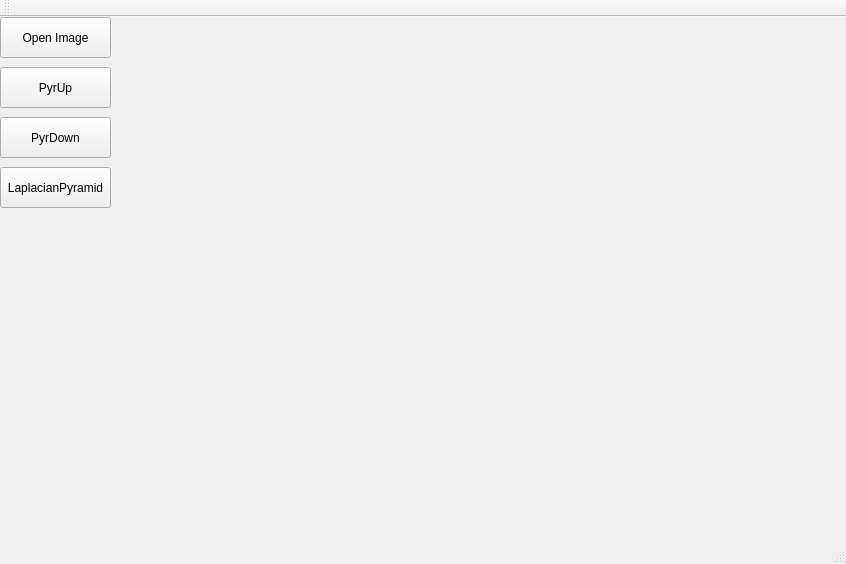
<?xml version="1.0" encoding="UTF-8"?>
<ui version="4.0">
 <class>MainWindow</class>
 <widget class="QMainWindow" name="MainWindow">
  <property name="geometry">
   <rect>
    <x>0</x>
    <y>0</y>
    <width>846</width>
    <height>564</height>
   </rect>
  </property>
  <property name="windowTitle">
   <string>MainWindow</string>
  </property>
  <widget class="QWidget" name="centralWidget">
   <widget class="QPushButton" name="OpenImageButton">
    <property name="geometry">
     <rect>
      <x>0</x>
      <y>0</y>
      <width>111</width>
      <height>41</height>
     </rect>
    </property>
    <property name="text">
     <string>Open Image</string>
    </property>
   </widget>
   <widget class="QPushButton" name="ProcessButton1">
    <property name="geometry">
     <rect>
      <x>0</x>
      <y>50</y>
      <width>111</width>
      <height>41</height>
     </rect>
    </property>
    <property name="text">
     <string>PyrUp</string>
    </property>
   </widget>
   <widget class="QLabel" name="DisplayLabel">
    <property name="geometry">
     <rect>
      <x>120</x>
      <y>10</y>
      <width>591</width>
      <height>361</height>
     </rect>
    </property>
    <property name="text">
     <string/>
    </property>
   </widget>
   <widget class="QPushButton" name="ProcessButton2">
    <property name="geometry">
     <rect>
      <x>0</x>
      <y>100</y>
      <width>111</width>
      <height>41</height>
     </rect>
    </property>
    <property name="text">
     <string>PyrDown</string>
    </property>
   </widget>
   <widget class="QPushButton" name="ProcessButton3">
    <property name="geometry">
     <rect>
      <x>0</x>
      <y>150</y>
      <width>111</width>
      <height>41</height>
     </rect>
    </property>
    <property name="text">
     <string>LaplacianPyramid</string>
    </property>
   </widget>
  </widget>
  <widget class="QMenuBar" name="menuBar">
   <property name="geometry">
    <rect>
     <x>0</x>
     <y>0</y>
     <width>846</width>
     <height>23</height>
    </rect>
   </property>
  </widget>
  <widget class="QToolBar" name="mainToolBar">
   <attribute name="toolBarArea">
    <enum>TopToolBarArea</enum>
   </attribute>
   <attribute name="toolBarBreak">
    <bool>false</bool>
   </attribute>
  </widget>
  <widget class="QStatusBar" name="statusBar"/>
 </widget>
 <layoutdefault spacing="6" margin="11"/>
 <resources/>
 <connections/>
</ui>
